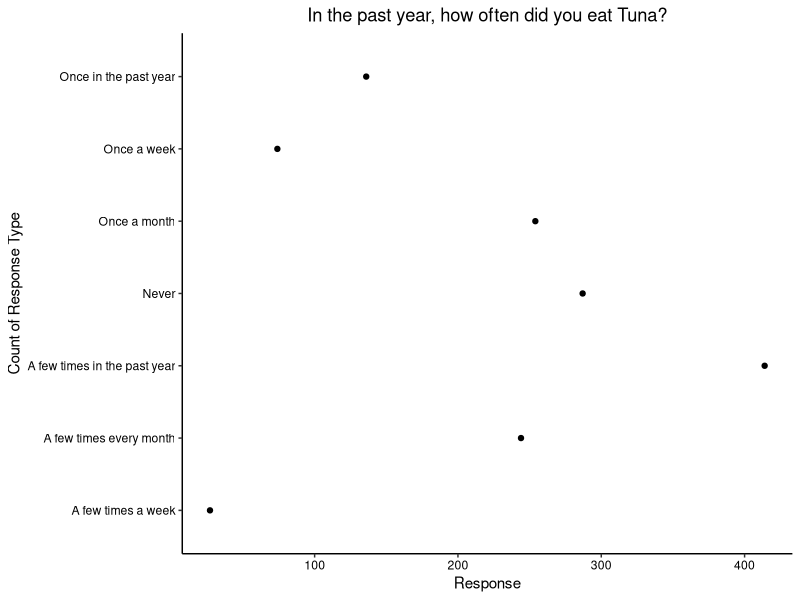
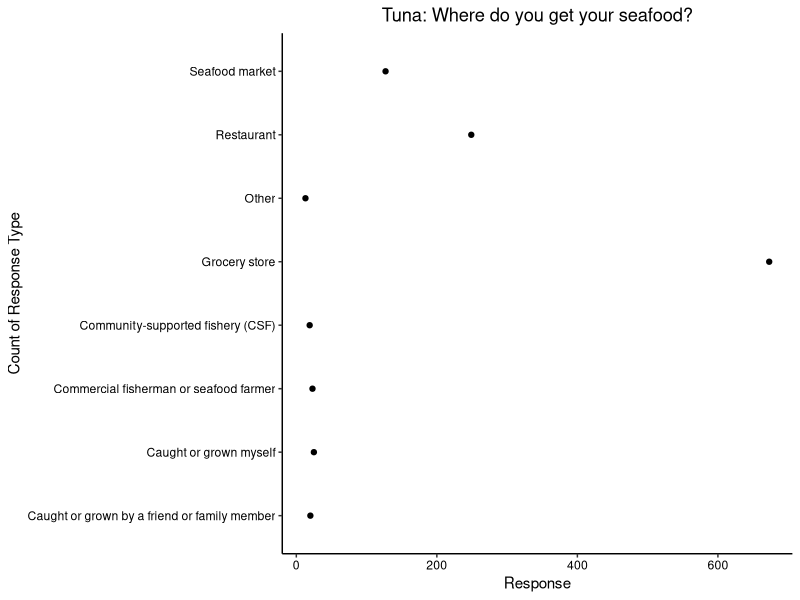
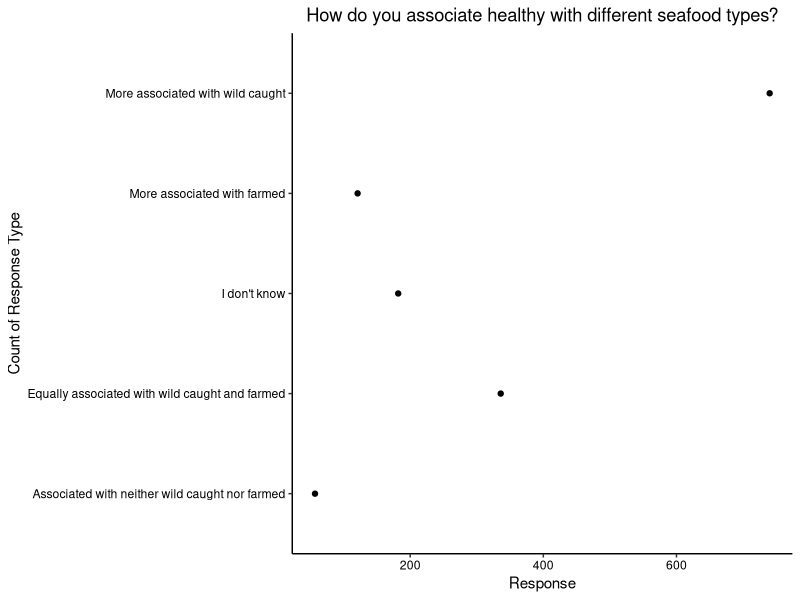

Write R code to recreate these figures, in order.
## ---- chunk 1
knitr::opts_chunk$set(echo = TRUE)
## ---- chunk 2
getwd()
library(tidyverse)

survey.dat <- read.csv("./AquacultureSurveyData.csv")
survey.codes <- read.csv("./AquacultureSurveyCodes.csv")

# Set ggplot theme
mytheme <- theme_classic() +
  theme(axis.text = element_text(color = "black"), 
        legend.position = "top")
theme_set(mytheme)
## ---- chunk 3
freq.sp <- select(survey.dat, Frequency_Tuna:Frequency_Oysters)

freq.sp.Tuna <- as.data.frame(table(freq.sp$Frequency_Tuna))
freq.sp.Shrimp <- as.data.frame(table(freq.sp$Frequency_Shrimp))
freq.sp.Salmon <- as.data.frame(table(freq.sp$Frequency_Salmon))
freq.sp.Flounder <- as.data.frame(table(freq.sp$Frequency_Flounder))
freq.sp.BlueCrab <- as.data.frame(table(freq.sp$Frequency_BlueCrab))
freq.sp.Clams <- as.data.frame(table(freq.sp$Frequency_Clams))
freq.sp.Mullet <- as.data.frame(table(freq.sp$Frequency_Mullet))
freq.sp.Oysters <- as.data.frame(table(freq.sp$Frequency_Oysters))

freq.sp.summary <- freq.sp.Tuna %>% 
  left_join(freq.sp.Shrimp, by = "Var1") %>% 
  left_join(freq.sp.Salmon, by = "Var1") %>% 
  left_join(freq.sp.Flounder, by = "Var1") %>% 
  left_join(freq.sp.BlueCrab, by = "Var1") %>% 
  left_join(freq.sp.Clams, by = "Var1") %>% 
  left_join(freq.sp.Mullet, by = "Var1") %>% 
  left_join(freq.sp.Oysters, by = "Var1")
freq.sp.summary <- freq.sp.summary %>% 
  rename(Response = Var1,
         Tuna = Freq.x,
         Shrimp = Freq.y,
         Salmon = Freq.x.x,
         Flounder = Freq.y.y,
         BlueCrab = Freq.x.x.x,
         Clams = Freq.y.y.y,
         Mullet = Freq.x.x.x.x,
         Oysters = Freq.y.y.y.y)

freq.response.meaning <- c("Never", 
                           "Once in the past year", 
                           "A few times in the past year",
                           "Once a month",
                           "A few times every month",
                           "Once a week",
                           "A few times a week")

freq.sp.summary$Response_Explanation <- freq.response.meaning
## ---- chunk 4
ggplot(freq.sp.summary,aes(y=Response_Explanation, x=Tuna)) + 
  geom_point() + 
  labs(title ="In the past year, how often did you eat Tuna?",
       y="Count of Response Type",
       x="Response") + 
  theme(plot.title = element_text(hjust=0.5))
## ---- chunk 5
where.sp <- select(survey.dat, Where_Tuna:Where_Oysters)

where.sp.Tuna <- as.data.frame(table(where.sp$Where_Tuna))
where.sp.Shrimp <- as.data.frame(table(where.sp$Where_Shrimp))
where.sp.Salmon <- as.data.frame(table(where.sp$Where_Salmon))
where.sp.Flounder <- as.data.frame(table(where.sp$Where_Flounder))
where.sp.BlueCrab <- as.data.frame(table(where.sp$Where_BlueCrab))
where.sp.Clams <- as.data.frame(table(where.sp$Where_Clams))
where.sp.Mullet <- as.data.frame(table(where.sp$Where_Mullet))
where.sp.Oysters <- as.data.frame(table(where.sp$Where_Oysters))

where.sp.summary <- where.sp.Tuna %>% 
  left_join(where.sp.Shrimp, by = "Var1") %>% 
  left_join(where.sp.Salmon, by = "Var1") %>% 
  left_join(where.sp.Flounder, by = "Var1") %>% 
  left_join(where.sp.BlueCrab, by = "Var1") %>% 
  left_join(where.sp.Clams, by = "Var1") %>% 
  left_join(where.sp.Mullet, by = "Var1") %>% 
  left_join(where.sp.Oysters, by = "Var1")
where.sp.summary <- where.sp.summary %>% 
  rename(Response = Var1,
         Tuna = Freq.x,
         Shrimp = Freq.y,
         Salmon = Freq.x.x,
         Flounder = Freq.y.y,
         BlueCrab = Freq.x.x.x,
         Clams = Freq.y.y.y,
         Mullet = Freq.x.x.x.x,
         Oysters = Freq.y.y.y.y)

where.response.meaning <- c("Caught or grown myself", 
                           "Caught or grown by a friend or family member", 
                           "Grocery store",
                           "Restaurant",
                           "Seafood market",
                           "Commercial fisherman or seafood farmer",
                           "Community-supported fishery (CSF)",
                           "Other")

where.sp.summary$Response_Explanation <- where.response.meaning
## ---- chunk 6
ggplot(where.sp.summary,aes(y=Response_Explanation, x=Tuna)) + 
  geom_point() + 
  labs(title ="Tuna: Where do you get your seafood?",
       y="Count of Response Type",
       x="Response") + 
  theme(plot.title = element_text(hjust=0.5))
## ---- chunk 7
qual.sp <- select(survey.dat, Qualities_Healthy:Qualities_Fresh)

qual.sp.Healthy <- as.data.frame(table(qual.sp$Qualities_Healthy))
qual.sp.Local <- as.data.frame(table(qual.sp$Qualities_Local))
qual.sp.Safe <- as.data.frame(table(qual.sp$Qualities_Safe))
qual.sp.Local_Economies <- as.data.frame(table(qual.sp$Qualities_Local_Economies))
qual.sp.Tasty <- as.data.frame(table(qual.sp$Qualities_Tasty))
qual.sp.Affordable <- as.data.frame(table(qual.sp$Qualities_Affordable))
qual.sp.Local_Culture <- as.data.frame(table(qual.sp$Qualities_Local_Culture))
qual.sp.Sustainable <- as.data.frame(table(qual.sp$Qualities_Sustainable))
qual.sp.Easy_Access <- as.data.frame(table(qual.sp$Qualities_Easy_Access))
qual.sp.Local_Environments <- as.data.frame(table(qual.sp$Qualities_Local_Environments))
qual.sp.Fresh <- as.data.frame(table(qual.sp$Qualities_Fresh))

qual.sp.summary <- qual.sp.Healthy %>% 
  left_join(qual.sp.Local, by = "Var1") %>% 
  left_join(qual.sp.Safe, by = "Var1") %>% 
  left_join(qual.sp.Local_Economies, by = "Var1") %>% 
  left_join(qual.sp.Tasty, by = "Var1") %>% 
  left_join(qual.sp.Affordable, by = "Var1") %>% 
  left_join(qual.sp.Local_Culture, by = "Var1") %>% 
  left_join(qual.sp.Sustainable, by = "Var1") %>%
  left_join(qual.sp.Easy_Access, by = "Var1") %>%
  left_join(qual.sp.Local_Environments, by = "Var1") %>%
  left_join(qual.sp.Fresh, by = "Var1")
qual.sp.summary <- qual.sp.summary %>% 
  rename(Response = Var1,
         Healthy = Freq.x,
         Local = Freq.y,
         Safe = Freq.x.x,
         LocalEconomies = Freq.y.y,
         Tasty = Freq.x.x.x,
         Affordable = Freq.y.y.y,
         LocalCulture = Freq.x.x.x.x,
         Sustainable = Freq.y.y.y.y,
         EasyAccess = Freq.x.x.x.x.x,
         LocalEnvironments = Freq.y.y.y.y.y,
         Fresh = Freq)

qual.response.meaning <- c("More associated with wild caught", 
                           "Equally associated with wild caught and farmed", 
                           "More associated with farmed",
                           "Associated with neither wild caught nor farmed",
                           "I don't know")

qual.sp.summary$Response_Explanation <- qual.response.meaning
## ---- chunk 8
ggplot(qual.sp.summary,aes(y=Response_Explanation, x=Healthy)) + 
  geom_point() + 
  labs(title ="How do you associate healthy with different seafood types?",
       y="Count of Response Type",
       x="Response") + 
  theme(plot.title = element_text(hjust=0.5))
